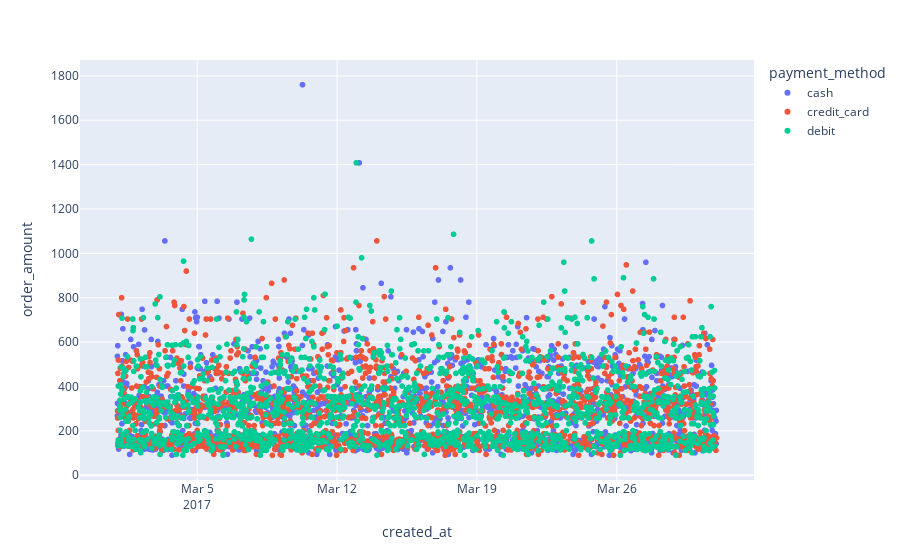

The cell this chart's notebook holds for it:
### Code cell
px.scatter(clean_df, x='created_at', y='order_amount', color='payment_method')

### Figure 1 — Plotly figure (JSON) as saved in the notebook; plotly's stock layout.template omitted (floating-point values rounded to 4 significant figures; data arrays with more than 128 entries replaced by an {"elided": "..."} marker saying what was removed)
{"data": [{"hovertemplate": "payment_method=cash<br>created_at=%{x}<br>order_amount=%{y}<extra></extra>", "legendgroup": "cash", "marker": {"color": "#636efa", "symbol": "circle"}, "mode": "markers", "name": "cash", "showlegend": true, "type": "scattergl", "x": {"elided": "1576 str values"}, "xaxis": "x", "y": {"elided": "1576 int values"}, "yaxis": "y"}, {"hovertemplate": "payment_method=credit_card<br>created_at=%{x}<br>order_amount=%{y}<extra></extra>", "legendgroup": "credit_card", "marker": {"color": "#EF553B", "symbol": "circle"}, "mode": "markers", "name": "credit_card", "showlegend": true, "type": "scattergl", "x": {"elided": "1708 str values"}, "xaxis": "x", "y": {"elided": "1708 int values"}, "yaxis": "y"}, {"hovertemplate": "payment_method=debit<br>created_at=%{x}<br>order_amount=%{y}<extra></extra>", "legendgroup": "debit", "marker": {"color": "#00cc96", "symbol": "circle"}, "mode": "markers", "name": "debit", "showlegend": true, "type": "scattergl", "x": {"elided": "1653 str values"}, "xaxis": "x", "y": {"elided": "1653 int values"}, "yaxis": "y"}], "layout": {"legend": {"title": {"text": "payment_method"}, "tracegroupgap": 0}, "margin": {"t": 60}, "xaxis": {"anchor": "y", "domain": [0, 1], "title": {"text": "created_at"}, "type": "date", "range": ["2017-02-27 03:39:59.3211", "2017-04-01 20:23:44.6789"], "autorange": true}, "yaxis": {"anchor": "x", "domain": [0, 1], "title": {"text": "order_amount"}, "type": "linear", "range": [-28.41, 1878.0], "autorange": true}, "autosize": true}}
